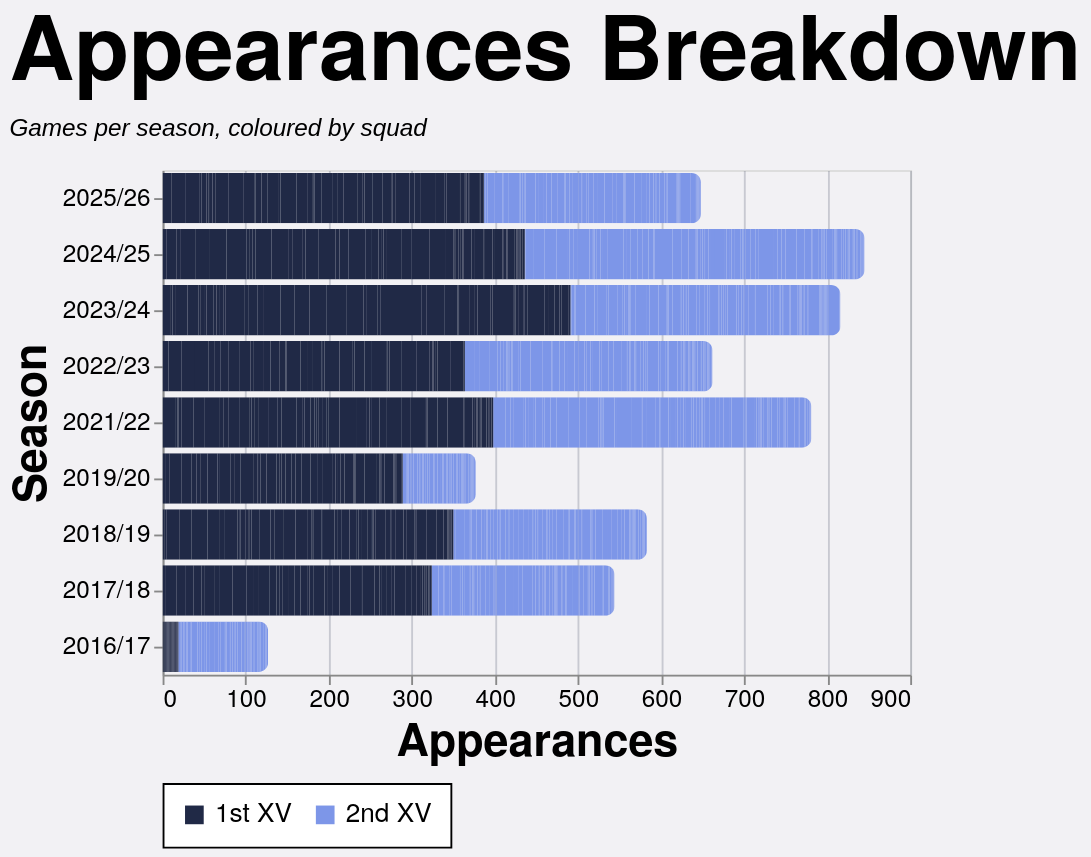

Write a Vega-Lite specification for this figure.
### Vega-Lite specification from a JSON file in a GitHub repository (floating-point values rounded to 4 significant figures; data arrays with more than 128 entries replaced by an {"elided": "..."} marker saying what was removed)
{"config": {"axis": {"labelFont": "PT Sans Narrow, Helvetica Neue, Helvetica, Arial, sans-serif", "titleFont": "PT Sans Narrow, Helvetica Neue, Helvetica, Arial, sans-serif", "labelFontSize": 13, "titleFontSize": 24, "gridColor": "#202947", "gridOpacity": 0.2}, "text": {"font": "Lato, sans-serif"}, "bar": {"cornerRadiusEnd": 5}, "header": {"labelFont": "PT Sans Narrow, Helvetica Neue, Helvetica, Arial, sans-serif", "titleFont": "PT Sans Narrow, Helvetica Neue, Helvetica, Arial, sans-serif", "labelFontSize": 24, "titleFontSize": 28, "labelFontWeight": "bold", "orient": "left"}, "legend": {"labelFont": "PT Sans Narrow, Helvetica Neue, Helvetica, Arial, sans-serif", "titleFont": "PT Sans Narrow, Helvetica Neue, Helvetica, Arial, sans-serif", "labelFontSize": 14, "titleFontSize": 16, "titlePadding": 5, "fillColor": "white", "strokeColor": "black", "padding": 10, "titleFontWeight": "lighter", "titleFontStyle": "italic", "titleColor": "gray", "offset": 10}, "title": {"font": "PT Sans Narrow, Helvetica Neue, Helvetica, Arial, sans-serif", "fontSize": 48, "fontWeight": "bold", "anchor": "start", "align": "center", "titlePadding": 20, "subtitlePadding": 10, "subtitleFontSize": 13, "subtitleColor": "", "subtitleFontStyle": "italic", "offset": 15, "color": "black"}, "axisX": {"labelAngle": 0}, "facet": {"title": null, "header": null, "align": {"row": "each", "column": "each"}}, "resolve": {"scale": {"y": "independent", "facet": "independent"}}, "background": "#f2f1f4", "scale": {"offsetBandPaddingOuter": 0.2, "offsetBandPaddingInner": 0.1}}, "data": {"name": "data-1253dd68abf4e31c50eaf825fee2878a"}, "mark": {"type": "bar"}, "encoding": {"color": {"field": "color_value", "legend": {"orient": "bottom", "title": null}, "scale": {"domain": ["1st XV", "2nd XV"], "range": ["#202946", "#7d96e8"]}, "sort": {"field": "sum(apps)", "op": "sum", "order": "descending"}, "type": "nominal"}, "tooltip": [{"field": "player", "title": "Player", "type": "nominal"}, {"field": "season", "title": "Season", "type": "nominal"}, {"field": "color_value", "title": "Group", "type": "nominal"}, {"aggregate": "sum", "field": "apps", "title": "Appearances", "type": "quantitative"}], "x": {"aggregate": "sum", "field": "apps", "title": "Appearances", "type": "quantitative"}, "y": {"field": "season", "sort": {"field": "season_sort", "op": "max", "order": "descending"}, "title": "Season", "type": "nominal"}}, "height": {"step": 30}, "title": {"text": "Appearances Breakdown", "subtitle": "Games per season, coloured by squad"}, "width": 400, "$schema": "https://vega.github.io/schema/vega-lite/v5.20.1.json", "datasets": {"data-1253dd68abf4e31c50eaf825fee2878a": {"elided": "2498 records"}}}
